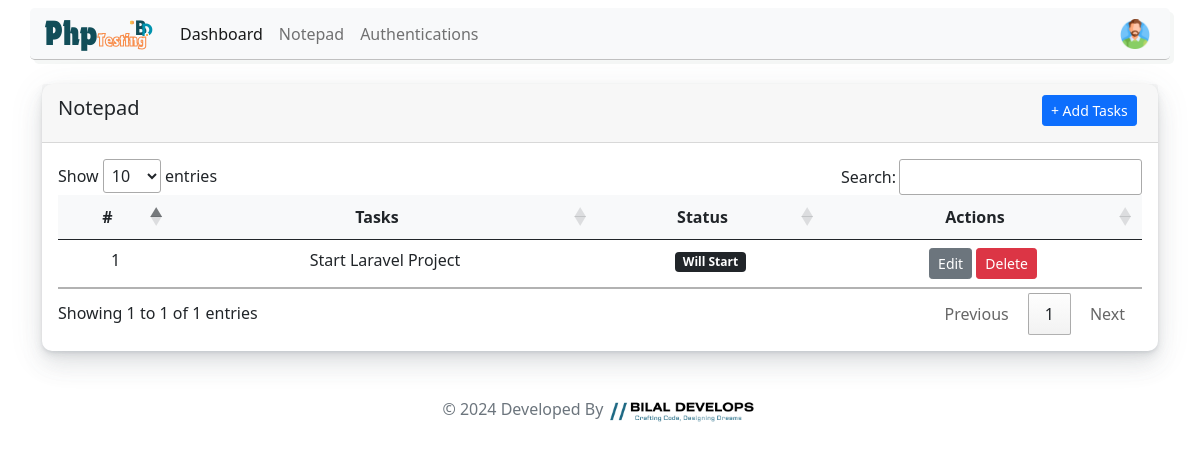
/pages/notepad.php (signed in), run on the app's committed database.
### tables this page shows
CREATE TABLE `notepad` (
  `id` int(11) NOT NULL,
  `task` varchar(1000) NOT NULL,
  `status` int(11) NOT NULL
);

### controller/Notepad.php (called while the page is built, shortened)
<?php
include('../config/database.php');
$data= "SELECT * FROM notepad";
$notepad=$connection->query($data);
?>

### pages/notepad.php (the view, shortened to what this page needs)
<?php
include('../layout/header.php');
include('../controller/Notepad.php');
$target = $_SESSION['user_data']['id'];
$sql = "SELECT * FROM users where id='$target'";
$result = $connection->query($sql);
$data = mysqli_fetch_assoc($result);
$notepadFound = false;
if ($data['role'] == 'Employee') {
    if ($notepadFound) { ?>
        <div class="container mt-3">
            <div class="card">
                <div class="card-header">
                    <h5 class="mt-1">Notepad
                        <?php
                        if (isset($_SESSION['message'])) {
                            echo '<div id="session-message" class="badge alert-secondary">' . $_SESSION['message'] . '</div>';
                            unset($_SESSION['message']);
                        }
                        ?>
                        <div class="d-flex justify-content-end" style="margin-top:-25px">
                            <button type="button" class="btn btn-primary btn-sm" data-bs-toggle="modal"
                                data-bs-target="#addModal">+ Add Tasks</button>&nbsp;
                        </div>
                    </h5>
                </div>
                <div class="card-body">
                    <div class="table-responsive">
                        <table class="table table-hover text-center" id="myTable">
                            <thead class="bg-light">
                                <tr>
                                    <th class="text-center">#</th>
                                    <th class="text-center">Tasks</th>
                                    <th class="text-center">Status</th>
                                    <th class="text-center">Actions</th>
                                </tr>
                            </thead>
                            <tbody>
                                <?php
                                if ($notepad->num_rows > 0) {
                                    while ($rowdata = $notepad->fetch_assoc()) {
                                        echo '
                                        <tr>
                                            <td>' . $rowdata['id'] . '</td>
                                            <td>' . $rowdata['task'] . '</td>';
                                        if ($rowdata['status'] == 1)
                                            echo '<td><div class="badge bg-warning">Pending</div></td>';
                                        elseif ($rowdata['status'] == 2)
                                            echo '<td><div class="badge bg-secondary">Working</div></td>';
                                        elseif ($rowdata['status'] == 3)
                                            echo '<td><div class="badge bg-primary">Starting</div></td>';
                                        elseif ($rowdata['status'] == 4)
                                            echo '<td><div class="badge bg-dark">Will Start</div></td>';
                                        elseif ($rowdata['status'] == 5)
                                            echo '<td><div class="badge bg-success">Complete</div></td>
                                                    <td><a href="../controller/Notepad.php?taskid=' . $rowdata['id'] . '"><button type="button" class="btn btn-danger btn-sm">Delete</button></a></td>';
                                        if ($rowdata['status'] != 5)
                                            echo '
                                            <td class="text-center">
                                                <button type="button" class="editbtn btn btn-secondary btn-sm" data-id="' . $rowdata['id'] . '" data-bs-toggle="modal" data-bs-target="#edittaskModal">Edit</button>
                                                <a href="../controller/Notepad.php?taskid=' . $rowdata['id'] . '"><button type="button" class="btn btn-danger btn-sm">Delete</button></a>
                                            </td>
                                        </tr>';
                                    }
                                }
                                ?>
                            </tbody>
                        </table>
                    </div>
                </div>
            </div>
        </div>
        <div class="modal fade" id="addModal" tabindex="-1" aria-labelledby="exampleModalLabel" aria-hidden="true">
        </div>
        <div class="modal fade" id="deletedALLModal" tabindex="-1" aria-labelledby="exampleModalLabel" aria-hidden="true">
        </div>
        <div class="modal fade" id="edittaskModal" tabindex="-1" aria-labelledby="exampleModalLabel" aria-hidden="true">
        </div>
    <?php } else {
        echo '<div class="container text-center text-danger alert alert-secondary"><h6>Page is hidden for employee accounts by Admin</h6></div>';
    }
} else if ($data['role'] == 'Admin') { ?>
    <div class="container mt-3">
        <div class="card">
            <div class="card-header">
                <h5 class="mt-1">Notepad
                    <div class="d-flex justify-content-end" style="margin-top:-25px">
                        <button type="button" class="btn btn-primary btn-sm" data-bs-toggle="modal"
                            data-bs-target="#addModal">+ Add Tasks</button>&nbsp;
                    </div>
                </h5>
            </div>
            <div class="card-body">
                <div class="table-responsive">
                    <table class="table table-hover text-center" id="myTable">
                        <thead class="bg-light">
                            <tr>
                                <th class="text-center">#</th>
                                <th class="text-center">Tasks</th>
                                <th class="text-center">Status</th>
                                <th class="text-center">Actions</th>
                            </tr>
                        </thead>
                        <tbody>
                            <?php
                            if ($notepad->num_rows > 0) {
                                while ($rowdata = $notepad->fetch_assoc()) {
                                    echo '
                                    <tr>
                                        <td>' . $rowdata['id'] . '</td>
                                        <td>' . $rowdata['task'] . '</td>';
                                    if ($rowdata['status'] == 1)
                                        echo '<td><div class="badge bg-warning">Pending</div></td>';
                                    elseif ($rowdata['status'] == 2)
                                        echo '<td><div class="badge bg-secondary">Working</div></td>';
                                    elseif ($rowdata['status'] == 3)
                                        echo '<td><div class="badge bg-primary">Starting</div></td>';
                                    elseif ($rowdata['status'] == 4)
                                        echo '<td><div class="badge bg-dark">Will Start</div></td>';
                                    elseif ($rowdata['status'] == 5)
                                        echo '<td><div class="badge bg-success">Complete</div></td>
                                                <td><a href="../controller/Notepad.php?taskid=' . $rowdata['id'] . '"><button type="button" class="btn btn-danger btn-sm">Delete</button></a></td>';
                                    if ($rowdata['status'] != 5)
                                        echo '
                                        <td class="text-center">
                                            <button type="button" class="editbtn btn btn-secondary btn-sm" data-id="' . $rowdata['id'] . '" data-bs-toggle="modal" data-bs-target="#edittaskModal">Edit</button>
                                            <a href="../controller/Notepad.php?taskid=' . $rowdata['id'] . '"><button type="button" class="btn btn-danger btn-sm">Delete</button></a>
                                        </td>
                                    </tr>';
                                }
                            }
                            ?>
                        </tbody>
                    </table>
                </div>
            </div>
        </div>
    </div>
<?php } ?>
<?php include('../layout/footer.php'); ?>

### assets/style.css (style rules this page uses)
.card { background-color: #fff; border-radius: 10px; border: none; position: relative; margin-bottom: 30px; box-shadow: 0 0.46875rem 2.1875rem rgba(90, 97, 105, 0.1), 0 0.9375rem 1.40625rem rgba(90, 97, 105, 0.1), 0 0.25rem 0.53125rem rgba(90, 97, 105, 0.12), 0 0.125rem 0.1875rem rgba(90, 97, 105, 0.1); }

### data on the page
notepad: id "1", task "Start Laravel Project", status "Will Start"
